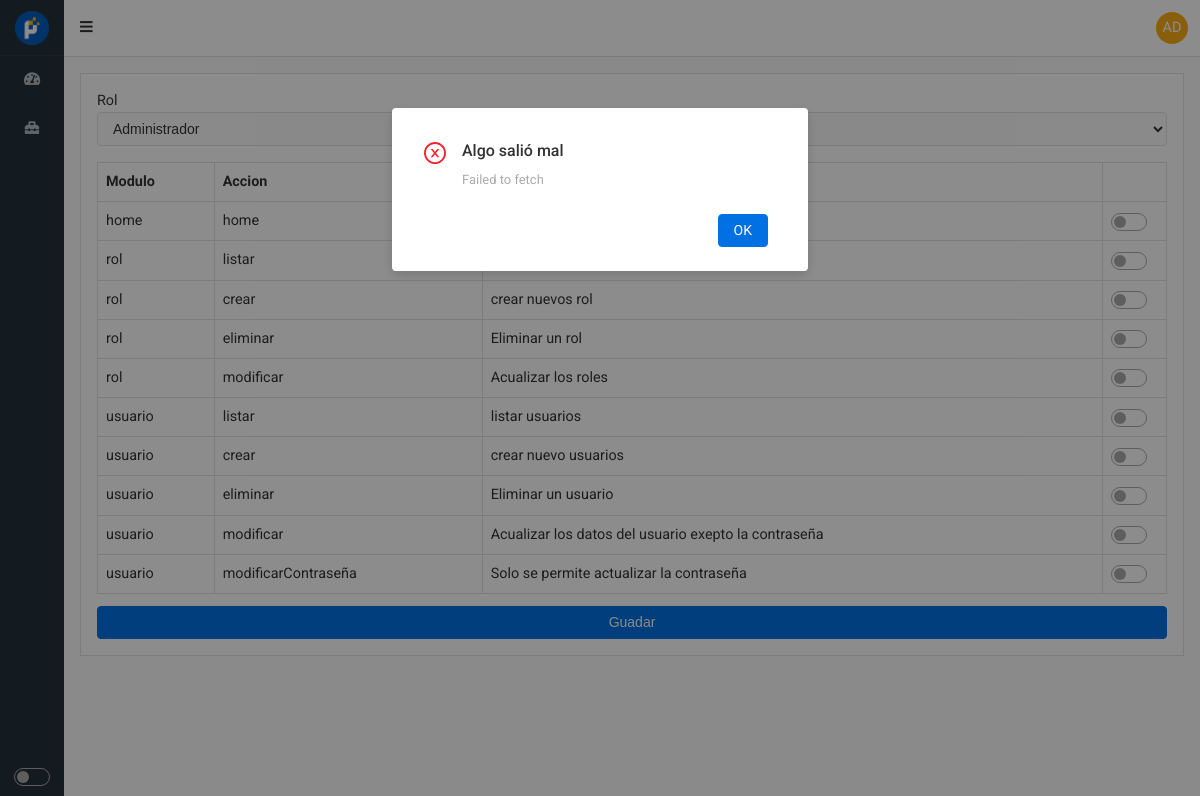
Screenshot of /appAuthorization (signed in) with the database file from the repository.
### tables this page shows
CREATE TABLE app_authorization(
    app_authorization_id INT AUTO_INCREMENT NOT NULL,
    module VARCHAR(64) NOT NULL,
    action VARCHAR(64) DEFAULT '',
    description VARCHAR(64) DEFAULT '',
    state TINYINT DEFAULT 1,
    CONSTRAINT pk_app_authorization PRIMARY KEY (app_authorization_id)
);

### src/Controllers/Helpers/Common.php (called while the page is built, shortened)
<?php
function requireToVar($file, $parameter)
{
    require($file);
    return ob_get_clean();
}
function menuIsAuthorized($menuName)
{
    $menu = json_decode(isset($_COOKIE['admin_menu']) ? $_COOKIE['admin_menu'] : '[]', true);
    if (gettype($menuName) === 'string') {
        $index = array_search($menuName, array_column($menu, 'module'));
        return is_numeric($index);
    } elseif (gettype($menuName) === 'array') {
        $valid = false;
        foreach ($menuName as $row) {
            $index = array_search($row, array_column($menu, 'module'));
            if (is_numeric($index)) {
                $valid = true;
            }
        }
        return $valid;
    } else {
        return false;
    }
}

### src/Controllers/AppAuthorizationController.php (called while the page is built, shortened)
<?php
class AppAuthorizationController extends  Controller
{
    protected $appAuthorizationModel;
    protected $userRoleModel;
    public function __construct(PDO $connection)
    {
        $this->appAuthorizationModel = new AppAuthorization($connection);
        $this->userRoleModel = new UserRole($connection);
    }
    public function home()
    {
        try {
            $appAuthorization = $this->appAuthorizationModel->getAll();
            $userRole = $this->userRoleModel->getAll();
            $this->render('appAuthorization.view.php', [
                'appAuthorization' => $appAuthorization,
                'userRole' => $userRole
            ], 'layouts/admin.layout.php');
        } catch (Exception $e) {
            $this->render('500.php', [
                'message' => $e->getMessage(),
            ], 'layouts/admin.layout.php');
        }
    }
}

### src/route.php (called while the page is built, shortened)
<?php
class Router
{
    private $method;
    private $param;
    private function matchRoute()
    {
        $url = explode('/', URL);
        $this->method = !empty($url[2]) ? $url[2] : 'home';
    }
    public function run()
    {
        $database = new Database();
        $controller = new $this->controller($database->getConnection());
        $method = $this->method;
        $controller->$method($this->param);
    }
}

### index.php (called while the page is built, shortened)
<?php
$router = new Router();
$router->run();

### src/Core/Model.php (called while the page is built, shortened)
<?php
class Model
{
    protected $table;
    protected $db;
    public function __construct(string $table, string $tableID, PDO $db)
    {
        $this->table = $table;
        $this->db = $db;
    }
    public function getAll()
    {
        try {
            $stmt = $this->db->prepare('SELECT * FROM ' . $this->table);
            if (!$stmt->execute()) {
                throw new Exception($stmt->errorInfo()[2]);
            }
            return $stmt->fetchAll();
        } catch (Exception $e) {
            throw new Exception('Error en metodo : ' . __FUNCTION__ . ' | ' . $e->getMessage());
        }
    }
}

### src/Views/appAuthorization.view.php (the view, shortened to what this page needs)
<div class="SnContent">
    <div class="SnCard">
        <div class="SnCard-body">
            <div class="SnForm-item">
                <label for="userRoleId">Rol</label>
            </div>
            <div class="SnTable-wrapper SnMb-3">
                <table class="SnTable" id="userRoleAuthTable">
                    <thead>
                        <tr>
                            <th>Modulo</th>
                            <th>Accion</th>
                            <th>Descripcion</th>
                            <th style="width: 50px"></th>
                        </tr>
                    </thead>
                    <tbody>
                        <?php foreach ($parameter['appAuthorization'] ?? [] as $row) : ?>
                            <tr data-id="<?= $row['app_authorization_id'] ?>">
                                <td><?= $row['module'] ?></td>
                                <td><?= $row['action'] ?></td>
                                <td><?= $row['description'] ?></td>
                                <td>
                                    <div class="SnSwitch" title="Autorizar">
                                    </div>
                                </td>
                            </tr>
                        <?php endforeach; ?>
                    </tbody>
                </table>
            </div>
            <button type="button" onclick="userRoleSaveAuthorization()" class="SnBtn primary block">Guadar</button>
        </div>
    </div>
</div>

### src/Core/Controller.php (shortened to what this page needs)
<?php
class Controller
{
    protected function render(string $path, array $parameter = [], string $template = '', bool $return = false)
    {
        $content = requireToVar(VIEW_PATH . '/' . $path, $parameter);
        if ($return) {
            ob_start();
            require_once(VIEW_PATH . '/' . $template);
            return ob_get_clean();
        } else {
            require_once(VIEW_PATH . '/' . $template);
        }
    }
}

### src/Views/layouts/admin.layout.php (shortened to what this page needs)
<!DOCTYPE html>
<html lang="es">
<head>
    <link rel="stylesheet" href="<?= URL_PATH ?>/assets/css/admin.css">
    <link rel="stylesheet" href="<?= URL_PATH ?>/assets/css/nprogress.css">
    <link rel="stylesheet" href="<?= URL_PATH ?>/assets/css/fontawesome.css">
</head>
<body>
    <div class="AdminLayout SnAdminL2" id="AdminLayout">
        <div class="AdminLayout-header">
            <header class="Header">
                <div class="Header-left">
                    <div id="AsideMenu-toggle"><i class="fas fa-bars"></i></div>
                </div>
                <div class="Header-right">
                    <ul class="HeaderMenu">
                        <li>
                            <div class="HeaderMenu-profile Header-action">
                                <div class="SnAvatar">
                                    <?php if($_SESSION[SESS_USER]['avatar'] !== ''): ?>
                                        <img class="SnAvatar-img" src="<?= URL_PATH ?><?= $_SESSION[SESS_USER]['avatar'] ?>" alt="avatar">
                                    <?php else: ?>
                                        <div class="SnAvatar-text"><?= substr($_SESSION[SESS_USER]['user_name'], 0, 2); ?></div>
                                    <?php endif; ?>
                                </div>
                            </div>
                        </li>
                    </ul>
                </div>
            </header>
        </div>
        <div class="AdminLayout-main">
            <?php echo $content ?>
        </div>
        <div class="AdminLayout-aside">
            <div id="AsideMenu-wrapper" class="AsideMenu-wrapper">
                <div class="AsideMenu-container">
                    <div class="AsideHeader">
                        <div class="Branding">
                            <a href="<?= URL_PATH ?>" class="Branding-link">
                                <img src="<?= URL_PATH ?>/assets/images/icon/144.png" alt="Logo" class="Branding-img">
                            </a>
                        </div>
                    </div>
                    <ul class="AsideMenu" id="AsideMenu">
                        <?php if (menuIsAuthorized('home')) : ?>
                            <li>
                                <a href="<?= URL_PATH ?>/"><i class="fas fa-tachometer-alt AsideMenu-icon"></i><span>Inicio </span> </a>
                            </li>
                        <?php endif; ?>
                        <?php if (menuIsAuthorized(['usuario', 'rol'])) : ?>
                            <li>
                                <a href="#"><i class="fas fa-toolbox AsideMenu-icon"></i><span>Mantenimiento</span></a>
                            </li>
                        <?php endif; ?>
                    </ul>
                    <div class="AsideFooter">
                        <div class="SnSwitch" title="Cambiar tema">
                        </div>
                    </div>
                </div>
            </div>
        </div>
    </div>
</body>
</html>

### rows the page displays
app_authorization: module "home", action "home"
app_authorization: module "rol", action "listar"
app_authorization: module "rol", action "crear", description "crear nuevos rol"
app_authorization: module "rol", action "eliminar", description "Eliminar un rol"
app_authorization: module "rol", action "modificar", description "Acualizar los roles"
app_authorization: module "usuario", action "listar", description "listar usuarios"
app_authorization: module "usuario", action "crear", description "crear nuevo usuarios"
app_authorization: module "usuario", action "eliminar", description "Eliminar un usuario"
app_authorization: module "usuario", action "modificar", description "Acualizar los datos del usuario exepto la contraseña"
app_authorization: module "usuario", action "modificarContraseña", description "Solo se permite actualizar la contraseña"

### other values shown
substr($_SESSION[SESS_USER]['user_name'], 0, 2) "AD"
